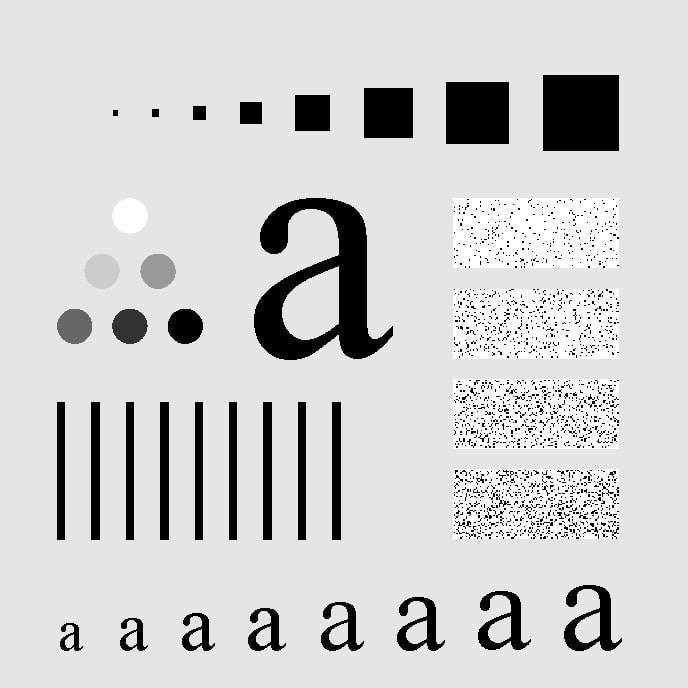
#> input picture Lowpass Spatial Filters-Gaussian Filter/char.jpg, 688 x 688 px, found by its file name
$ jupyter execute 'Gaussian Filter.ipynb'
#> lines starting #> are read from the running program, lines starting #| are printed output that depends on the picture
[cell 1]
import cv2
import numpy as np
import matplotlib.pyplot as plt
import matplotlib.image as img

[cell 2]
# Step1 - 이미지 불러오기
I = cv2.imread('char.jpg', cv2.IMREAD_GRAYSCALE)
#> I is the input picture: shape (688, 688); min 0, max 255, mean 207.3

cv2.imshow('image', I)
cv2.waitKey(0)
cv2.destroyAllWindows()

[cell 3]
# Step2, Step3 - Gaussian Filter 구현, kernel_size는 홀수로 지정할 것
def my_gaussian_filter(image, kernel_size, sigma):

    # Gaussian kernel 생성
    t = np.linspace(0, 1, kernel_size)                                        # np.linspace 사용해서 [x, y] 좌표 생성 과정 e.g. t = [0, 1, 2, 3, 4]
    [X, Y] = np.meshgrid(t, np.transpose(t))                                   # np.meshgrid 사용해서 [x, y] 좌표 생성 e.g. X=[-2, -1, 0 , 1, 2], Y = [-2, -1, 0, 1, 2]^t (transposed)
    formula = np.exp((-1)*((X*X)+(Y*Y))/(2*sigma*sigma))                                   # Gaussian Filter 공식 구현
    K = formula /(formula.sum())                                        # K값 구하기
    gaussian_kernel = K * formula                             # K값 x formula 해서 Gaussian kernel 구하기

    # convolution Image*kernel
    result = cv2.filter2D(image,-1,gaussian_kernel)                                      # cv2.filter2D 이용해서 convolution

    return result

[cell 4]
# Step 3 - OpenCV의 Gaussian Filter 사용
gaussian_filter_opencv_5_10 = cv2.GaussianBlur(I,(5,5),10)                              # cv2.GaussianBlur 사용해서 OpenCV의 Gaussian Filter 사용해보기
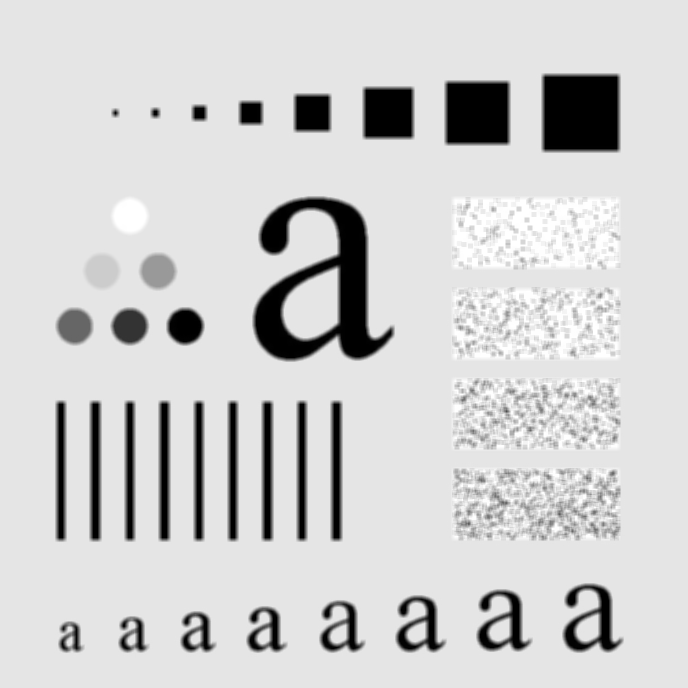
#> gaussian_filter_opencv_5_10: shape (688, 688); min 0, max 255, mean 207.3
gaussian_filter_opencv_11_10 = cv2.GaussianBlur( I,(11,11),10)                              # Kernel size는 반드시 홀수로 지정할 것
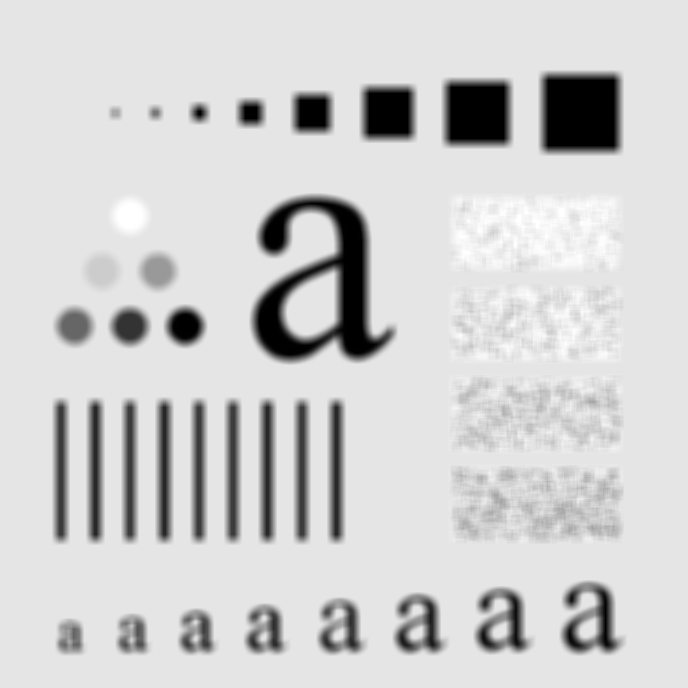
#> gaussian_filter_opencv_11_10: shape (688, 688); min 0, max 255, mean 207.3

[cell 5]
# Step 4 - 출력하기
fig = plt.figure(figsize = (15, 10)) # rows*cols 행렬의 i번째 subplot 생성
rows = 2
cols = 3

## plotting 하는 부분은 1주차 과제를 참조하여 스스로 채워 넣으세요.
Intensity_level = [ 256, 32, 16, 8, 4, 2]
step = [ np.rint(255 / (i - 1)) for i in Intensity_level ]

result_1 = np.rint(I / step[0]) *step[0]
result_1 = result_1.astype('uint8')
ax1 = fig.add_subplot(rows,cols,1)
result_1_RGB = cv2.cvtColor(result_1, cv2.COLOR_GRAY2RGB)
ax1.imshow(result_1_RGB)
ax1.set_title('Original')
ax1.axis("off")

result_2 = np.rint(my_gaussian_filter(I,5,10) / step[0]) *step[0]
result_2 = result_2.astype('uint8')
ax2 = fig.add_subplot(rows,cols,2)
result_2_RGB = cv2.cvtColor(result_2, cv2.COLOR_GRAY2RGB)
ax2.imshow(result_2_RGB)
ax2.set_title('(Kernel: 5X5, sigma: 10)')
ax2.axis("off")

result_3 = np.rint(gaussian_filter_opencv_5_10 / step[0]) *step[0]
result_3 = result_3.astype('uint8')
ax3 = fig.add_subplot(rows,cols,3)
result_3_RGB = cv2.cvtColor(result_3, cv2.COLOR_GRAY2RGB)
plt.imshow(result_3_RGB)
ax3.set_title('(Kernel: 5X5, sigma: 10 -OpenCV)')
ax3.axis("off")

result_4 = np.rint(my_gaussian_filter(I,11,10) / step[0]) *step[0]
result_4 = result_4.astype('uint8')
ax4 = fig.add_subplot(rows,cols,5)
result_4_RGB = cv2.cvtColor(result_4, cv2.COLOR_GRAY2RGB)
plt.imshow(result_4_RGB)
ax4.set_title('(Kernel: 11X11, sigma: 10)')
ax4.axis("off")

result_5 = np.rint(gaussian_filter_opencv_11_10 / step[0]) *step[0]
result_5 = result_5.astype('uint8')
ax5 = fig.add_subplot(rows,cols,6)
result_5_RGB = cv2.cvtColor(result_5, cv2.COLOR_GRAY2RGB)
plt.imshow(result_5_RGB)
ax5.set_title('(Kernel: 11X11, sigma: 10 -OpenCV)')
ax5.axis("off")

plt.show()
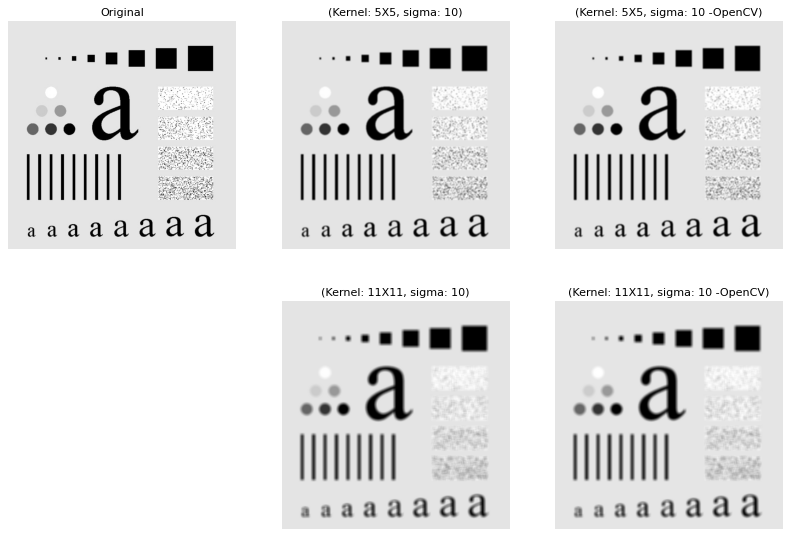
#> figure drawn by matplotlib, 5 panels
